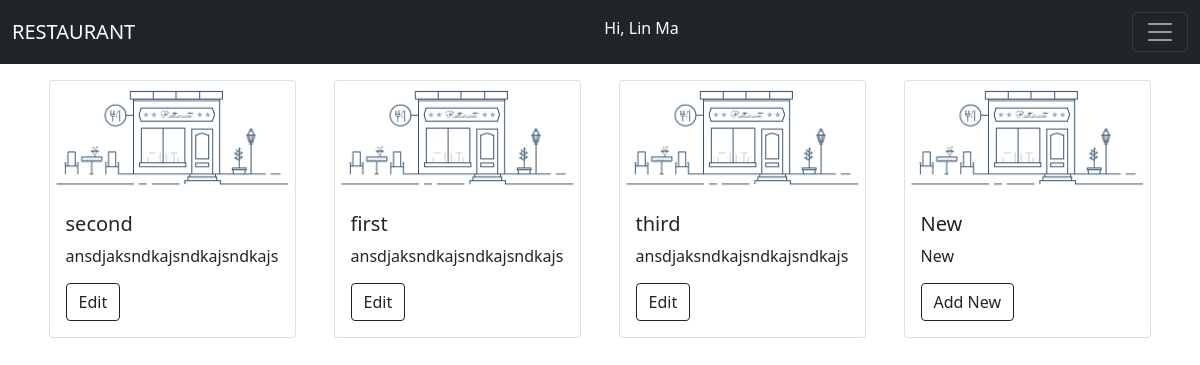
Before: /profile (signed in) with the older database file.
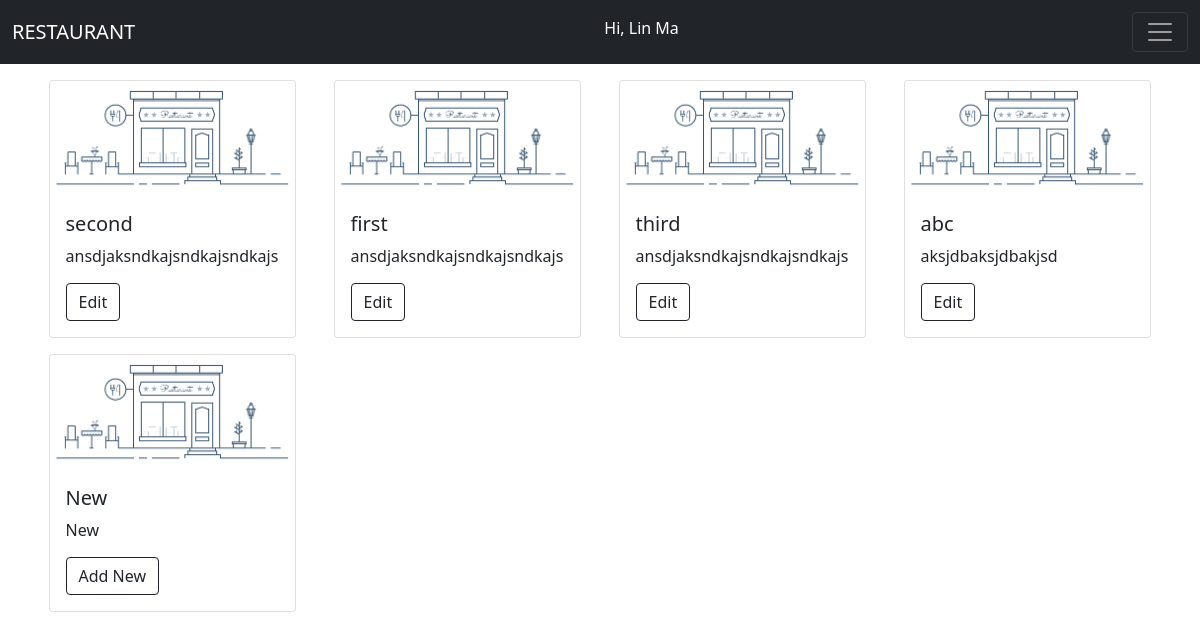
After: the same page with the newer database file.
### app.py (models this page shows, shortened)
class Restaurant(db.Model):
    id = db.Column(db.Integer, primary_key = True)
    name = db.Column(db.String(80), nullable=False)
    phone = db.Column(db.String(12), nullable=False)
    address = db.Column(db.String(80), nullable=False)
    category = db.Column(db.String(80), nullable=False)
    description = db.Column(db.String(300), nullable=False)
    menu = db.relationship('Menu', backref='restaurant')
    user_id = db.Column(db.Integer, db.ForeignKey('user.id'), nullable=False)

### app.py (the view)
@app.route('/profile', methods = ['GET', 'POST'])
def profile():
    if (not session.get('user')):
        return redirect(url_for('index'))
    user = User.query.filter_by(username = session.get('user')[0]).first()
    return render_template('profile.jinja', user = user)

### templates/profile.jinja (shortened to what this page needs)
{% extends 'base.jinja' %}
{% block body %}
    <div class = "container">
        <div class="row">
            {% for each in user.restaurants%}
                <div class = "col-3">
                    <div class="card mx-auto mt-3" style="width: 95%">
                        <img src = "{{url_for('static', filename = 'img/rest_default.png')}}" class="card-img-top" alt="...">
                        <div class="card-body">
                            <h5 class="card-title">{{each.name}}</h5>
                            <div class="overflow-hidden mb-3" style="width:100%; height:23px">
                                <p class="card-text">{{each.description}}</p>
                            </div>
                            <a class="btn btn-outline-dark" href = "{{url_for('edit', id = each.id)}}">Edit</a>
                        </div>
                    </div>
                </div>
            {%endfor%}
            <div class = "col-3">
                <div class="card mx-auto mt-3" style="width: 95%">
                    <img src = "{{url_for('static', filename = 'img/rest_default.png')}}" class="card-img-top" alt="...">
                    <div class="card-body">
                        <h5 class="card-title">New</h5>
                        <div class="overflow-hidden mb-3" style="width:100%; height:23px">
                            <p class="card-text">New</p>
                        </div>
                        <a class="btn btn-outline-dark" href = "{{url_for('create_r')}}">Add New</a>
                    </div>
                </div>
            </div>
        </div>
    </div>
{% endblock %}

Changed rows visible on the page:
added Restaurant: name "abc", description "aksjdbaksjdbakjsd"
